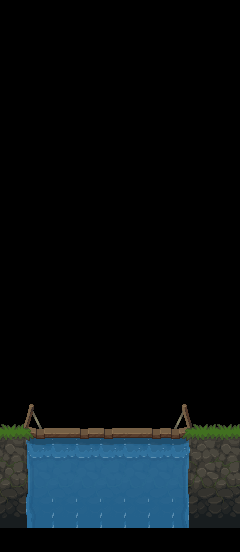

This is a level from a 2D game, rendered from its Tiled map with the project's own tilesets. A one-line summary and the complete map file follow:
An orthogonal 10x23 tile map with 24x24 px tiles, 3 tile layers (Background, Ground, Decoration), 2 tilesets and 2 objects (2x PickUp).

<map version="1.9" tiledversion="1.9.0" orientation="orthogonal" renderorder="right-down" width="10" height="23" tilewidth="24" tileheight="24" infinite="0" nextlayerid="6" nextobjectid="18">
 <tileset firstgid="1" source="../../Tileset/TileSet.tsx" />
 <tileset firstgid="400" source="../../Tileset/NewTileset.tsx" />
 <layer id="2" name="Background" width="10" height="23">
  <data encoding="csv">
0,0,0,0,0,0,0,0,0,0,
0,0,0,0,0,0,0,0,0,0,
0,0,0,0,0,0,0,0,0,0,
0,0,0,0,0,0,0,0,0,0,
0,0,0,0,0,0,0,0,0,0,
0,0,0,0,0,0,0,0,0,0,
0,0,0,0,0,0,0,0,0,0,
0,0,0,0,0,0,0,0,0,0,
0,0,0,0,0,0,0,0,0,0,
0,0,0,0,0,0,0,0,0,0,
0,0,0,0,0,0,0,0,0,0,
0,0,0,0,0,0,0,0,0,0,
0,0,0,0,0,0,0,0,0,0,
0,0,0,0,0,0,0,0,0,0,
0,0,0,0,0,0,0,0,0,0,
0,0,0,0,0,0,0,0,0,0,
0,0,0,0,0,0,0,0,0,0,
0,0,0,0,0,0,0,0,0,0,
0,0,0,0,0,0,0,0,0,0,
0,0,0,0,0,0,0,0,0,0,
0,0,0,0,0,0,0,0,0,0,
0,0,0,0,0,0,0,0,0,0,
0,0,0,0,0,0,0,0,0,0
</data>
 </layer>
 <layer id="1" name="Ground" width="10" height="23">
  <data encoding="csv">
0,0,0,0,0,0,0,0,0,0,
0,0,0,0,0,0,0,0,0,0,
0,0,0,0,0,0,0,0,0,0,
0,0,0,0,0,0,0,0,0,0,
0,0,0,0,0,0,0,0,0,0,
0,0,0,0,0,0,0,0,0,0,
0,0,0,0,0,0,0,0,0,0,
0,0,0,0,0,0,0,0,0,0,
0,0,0,0,0,0,0,0,0,0,
0,0,0,0,0,0,0,0,0,0,
0,0,0,0,0,0,0,0,0,0,
0,0,0,0,0,0,0,0,0,0,
0,0,0,0,0,0,0,0,0,0,
0,0,0,0,0,0,0,0,0,0,
0,0,0,0,0,0,0,0,0,0,
0,0,0,0,0,0,0,0,0,0,
0,404,0,0,0,0,0,407,0,0,
553,442,444,443,443,444,443,445,553,553,
592,480,482,481,481,482,481,483,591,592,
630,632,633,634,633,634,634,635,629,630,
668,670,671,672,671,672,672,673,667,668,
705,708,709,710,709,710,710,711,705,705,
0,0,0,0,0,0,0,0,0,0
</data>
 </layer>
 <layer id="5" name="Decoration" width="10" height="23">
  <data encoding="csv">
0,0,0,0,0,0,0,0,0,0,
0,0,0,0,0,0,0,0,0,0,
0,0,0,0,0,0,0,0,0,0,
0,0,0,0,0,0,0,0,0,0,
0,0,0,0,0,0,0,0,0,0,
0,0,0,0,0,0,0,0,0,0,
0,0,0,0,0,0,0,0,0,0,
0,0,0,0,0,0,0,0,0,0,
0,0,0,0,0,0,0,0,0,0,
0,0,0,0,0,0,0,0,0,0,
0,0,0,0,0,0,0,0,0,0,
0,0,0,0,0,0,0,0,0,0,
0,0,0,0,0,0,0,0,0,0,
0,0,0,0,0,0,0,0,0,0,
0,0,0,0,0,0,0,0,0,0,
0,0,0,0,0,0,0,0,0,0,
0,0,0,0,0,0,0,0,0,0,
0,0,0,0,0,0,0,0,0,0,
0,0,0,0,0,0,0,0,0,0,
0,0,0,0,0,0,0,0,0,0,
0,0,0,0,0,0,0,0,0,0,
0,0,0,0,0,0,0,0,0,0,
0,0,0,0,0,0,0,0,0,0
</data>
 </layer>
 <objectgroup color="#5500ff" id="3" name="Rock" />
 <objectgroup color="#ffaa00" id="4" name="PickUp">
  <object id="16" name="PickUp" x="108" y="384">
   <point />
  </object>
  <object id="17" name="PickUp" x="48" y="372">
   <point />
  </object>
 </objectgroup>
</map>
